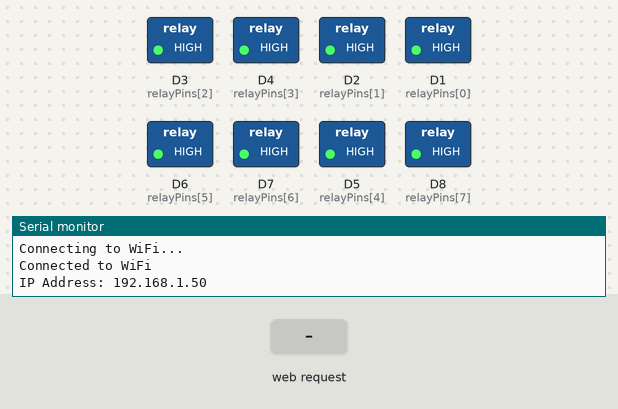
Bench run of a sketch on a simulated ESP8266 (NodeMCU). On the bench: switched loads named in the sketch (green lamp = pin HIGH), the last lines printed to the serial monitor. The test bench sets the inputs (shaded band). WiFi joins after 1.5 s; servers stay silent unless stated.

Above: at 3.2 s.
3.3 s: HTTP request GET /relay/all/ON received
At 3.7 s:
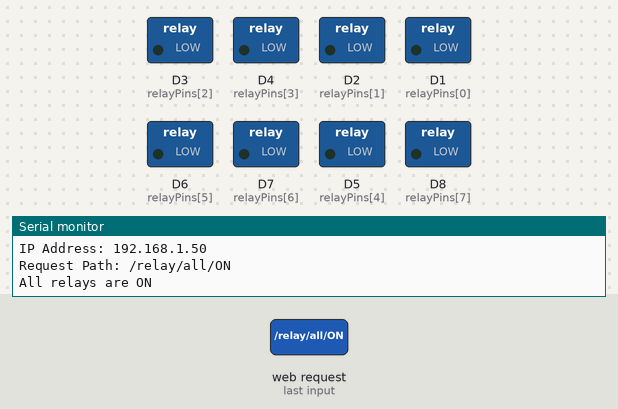
6.3 s: HTTP request GET /relay/all/OFF received
At 7.1 s:
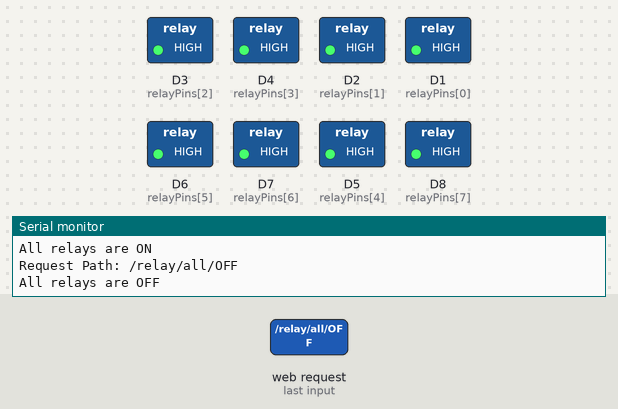
Timing chart, 0 to 9.3 s (numbered marks = the images above; inputs shaded):
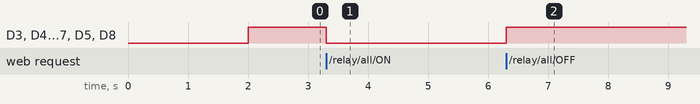

Measured:
- after the input at 3.3 s, D3 (relayPins[2]), D4 (relayPins[3]), D2 (relayPins[1]), D1 (relayPins[0]), D6 (relayPins[5]), D7 (relayPins[6]), D5 (relayPins[4]), D8 (relayPins[7]): HIGH → LOW at once
- after the input at 6.3 s, D3 (relayPins[2]), D4 (relayPins[3]), D2 (relayPins[1]), D1 (relayPins[0]), D6 (relayPins[5]), D7 (relayPins[6]), D5 (relayPins[4]), D8 (relayPins[7]): LOW → HIGH at once

The sketch:

8ChannelRelayWithNodeMCU.ino
```cpp
#include <ESP8266WiFi.h>

// Wi-Fi credentials
const char* ssid = "xxxxx";
const char* password = "xxxxxx";

// Define relay pins for NodeMCU
const int relayPins[8] = {D1, D2, D3, D4, D5, D6, D7, D8};

WiFiServer server(80);

int relayStates[8] = {0};  // 0 = OFF, 1 = ON

void setup() {
  Serial.begin(115200);

  // Start Wi-Fi
  WiFi.begin(ssid, password);
  while (WiFi.status() != WL_CONNECTED) {
    delay(1000);
    Serial.println("Connecting to WiFi...");
  }
  Serial.println("Connected to WiFi");
  Serial.print("IP Address: ");
  Serial.println(WiFi.localIP());

  server.begin();

  // Initialize relay pins and set all relays OFF
  for (int i = 0; i < 8; i++) {
    pinMode(relayPins[i], OUTPUT);
    digitalWrite(relayPins[i], HIGH);  // Set relay OFF
    relayStates[i] = 0;
  }
}

void handleClientRequest(WiFiClient client, String request) {
  String endpoint = request.substring(0, request.indexOf(' '));
  String path = request.substring(request.indexOf(' ') + 1, request.lastIndexOf(' '));

  Serial.println("Request Path: " + path);

  if (path == "/relay") {
    sendWebPage(client);  // Show home page
  } else if (path.startsWith("/relay")) {
    int relayNumber = path.charAt(7) - '0';  // Extract relay number from URL
    String action = path.substring(9);       // Extract action (ON/OFF)

    if (relayNumber >= 1 && relayNumber <= 8) {
      int pin = relayNumber - 1;
      if (action == "ON") {
        digitalWrite(relayPins[pin], LOW);  // Turn relay ON
        relayStates[pin] = 1;
        Serial.println("Relay " + String(relayNumber) + " is ON");
      } else if (action == "OFF") {
        digitalWrite(relayPins[pin], HIGH); // Turn relay OFF
        relayStates[pin] = 0;
        Serial.println("Relay " + String(relayNumber) + " is OFF");
      }
      sendWebPage(client);
    } else if (path == "/relay/all/ON") {
      for (int i = 0; i < 8; i++) {
        digitalWrite(relayPins[i], LOW);  // Turn all relays ON
        relayStates[i] = 1;
      }
      Serial.println("All relays are ON");
      sendWebPage(client);
    } else if (path == "/relay/all/OFF") {
      for (int i = 0; i < 8; i++) {
        digitalWrite(relayPins[i], HIGH); // Turn all relays OFF
        relayStates[i] = 0;
      }
      Serial.println("All relays are OFF");
      sendWebPage(client);
    }
  }
}

void sendWebPage(WiFiClient client) {
  client.println("HTTP/1.1 200 OK");
  client.println("Content-Type: text/html");
  client.println("");
  client.println("<!DOCTYPE html>");
  client.println("<html>");
  client.println("<head>");
  client.println("<style>");
  client.println(".grid-container {");
  client.println("  display: grid;");
  client.println("  grid-template-columns: repeat(8, auto);");
  client.println("  gap: 10px;");
  client.println("  background-color: rgb(255, 255, 255);");
  client.println("  padding: 10px;");
  client.println("  border-width: 0;");
  client.println("}");
  client.println(".grid-container > div {");
  client.println("  background-color: rgba(255, 255, 255, 0.8);");
  client.println("  border: 1px solid black;");
  client.println("  text-align: center;");
  client.println("  font-size: 20px;");
  client.println("  padding: 10px;");
  client.println("}");
  client.println(".button1 {");
  client.println("  background-color: #04AA6D; /* Green */");
  client.println("  border: none;");
  client.println("  color: white;");
  client.println("  padding: 20px;");
  client.println("  text-align: center;");
  client.println("  text-decoration: none;");
  client.println("  display: inline-block;");
  client.println("  font-size: 16px;");
  client.println("  margin: 4px 2px;");
  client.println("  cursor: pointer;");
  client.println("  border-radius: 4px;");
  client.println("}");
  client.println(".button2 {");
  client.println("  background-color: rgb(255, 0, 0); /* Red */");
  client.println("  border: none;");
  client.println("  color: white;");
  client.println("  padding: 20px;");
  client.println("  text-align: center;");
  client.println("  text-decoration: none;");
  client.println("  display: inline-block;");
  client.println("  font-size: 16px;");
  client.println("  margin: 4px 2px;");
  client.println("  cursor: pointer;");
  client.println("  border-radius: 4px;");
  client.println("}");
  client.println(".button1.disabled {");
  client.println("  background-color: #d3d3d3;");
  client.println("  color: #a9a9a9;");
  client.println("  cursor: not-allowed;");
  client.println("}");
  client.println(".button2.disabled {");
  client.println("  background-color: #d3d3d3;");
  client.println("  color: #a9a9a9;");
  client.println("  cursor: not-allowed;");
  client.println("}");
  client.println("</style>");
  client.println("</head>");
  client.println("<body>");
  client.println("<h1 style=\"text-align: center\">8 Channel Relay with NODE MCU</h1>");

  client.println("<div class=\"grid-container\">");

  // Relay labels
  for (int i = 1; i <= 8; i++) {
    client.println("<div>Relay " + String(i) + "</div>");
  }

  // Relay ON buttons
  for (int i = 1; i <= 8; i++) {
    String onButtonClass = relayStates[i-1] == 1 ? "button1 disabled" : "button1";
    client.println("<div><a href=\"/relay/" + String(i) + "/ON\" class=\"" + onButtonClass + "\">ON</a></div>");
  }

  // Relay OFF buttons
  for (int i = 1; i <= 8; i++) {
    String offButtonClass = relayStates[i-1] == 0 ? "button2 disabled" : "button2";
    client.println("<div><a href=\"/relay/" + String(i) + "/OFF\" class=\"" + offButtonClass + "\">OFF</a></div>");
  }

  client.println("</div>");  // Close grid-container
  client.println("</body>");
  client.println("</html>");
}


void loop() {
  WiFiClient client = server.available();

  if (client) {
    String request = client.readStringUntil('\r');
    client.flush();

    // Handle the client request
    handleClientRequest(client, request);

    // Close the connection
    client.stop();
  }
}
```
